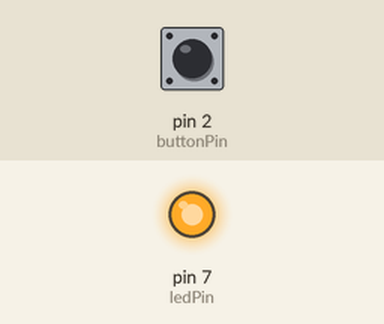
Simulated run of this sketch. Board: Arduino Uno, built with avr-gcc and run on an emulated ATmega328P. Parts: output pins drawn as LEDs (lit = HIGH). The inputs (shaded band) are chosen by the test bench; at power-on: pin 2 (buttonPin) HIGH.

Above: at 1.2 s.
1.3 s: pin 2 (buttonPin) pulled LOW for 0.15 s
At 2.3 s:
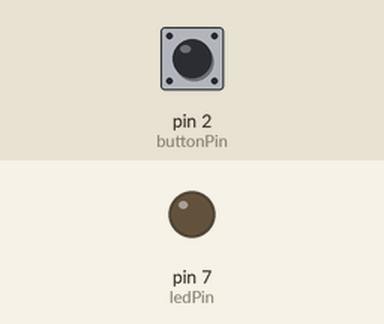
2.9 s: pin 2 (buttonPin) pulled LOW for 1 s
At 4.7 s:
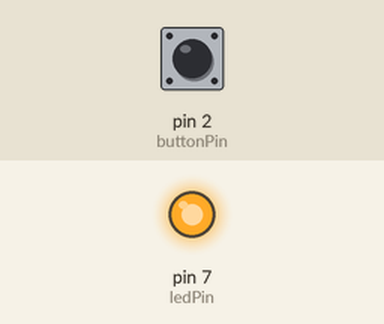
5.4 s: pin 2 (buttonPin) pulled LOW for 3.2 s
At 9.5 s:
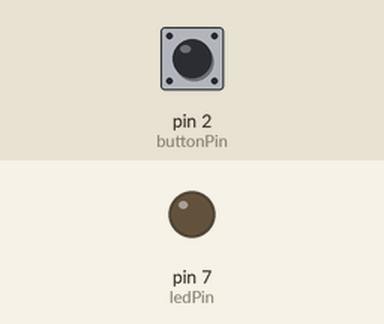
Timing chart, 0 to 11.0 s (numbered marks = the images above; inputs shaded):
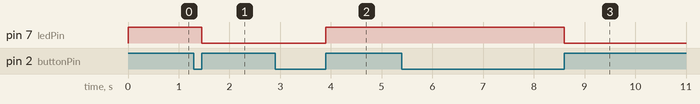

The sketch:

button_Test.ino
```cpp
const int buttonPin = 2;
const int ledPin = 7;

int ledState = LOW;         // current state of the LED
int buttonState;            // current reading from the input pin
int lastButtonState = LOW;  // previous reading from the input pin

void setup() {
  pinMode(buttonPin, INPUT_PULLUP);
  pinMode(ledPin, OUTPUT);
  digitalWrite(ledPin, ledState); // set initial LED state
}

void loop() {
  buttonState = digitalRead(buttonPin);

  // Compare the buttonState to its previous state
  if (buttonState != lastButtonState) {
    // If the state has changed, check if it's currently HIGH (pressed)
    if (buttonState == HIGH) {
      ledState = !ledState;      // Toggle the LED state variable
      digitalWrite(ledPin, ledState);
    }
    // Small delay to "debounce" the button (prevent flickering)
    delay(50);
  }
  // Save the current state as the last state for the next loop
  lastButtonState = buttonState;
}
```

Measured:
- after the input at 1.3 s, pin 7 (ledPin): HIGH → LOW after 0.15 s
- after the input at 2.9 s, pin 7 (ledPin): LOW → HIGH after 1.0 s
- after the input at 5.4 s, pin 7 (ledPin): HIGH → LOW after 3.2 s
